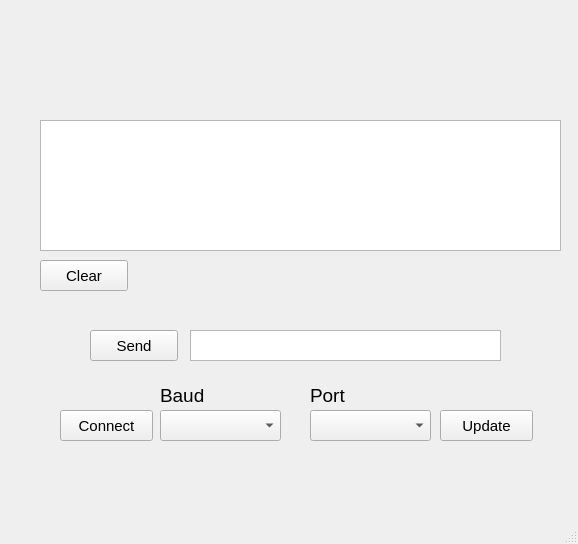
<?xml version="1.0" encoding="UTF-8"?>
<ui version="4.0">
 <class>MainWindow</class>
 <widget class="QMainWindow" name="MainWindow">
  <property name="geometry">
   <rect>
    <x>0</x>
    <y>0</y>
    <width>578</width>
    <height>544</height>
   </rect>
  </property>
  <property name="windowTitle">
   <string>MainWindow</string>
  </property>
  <widget class="QWidget" name="centralwidget">
   <widget class="QPushButton" name="send_Button">
    <property name="geometry">
     <rect>
      <x>90</x>
      <y>330</y>
      <width>88</width>
      <height>31</height>
     </rect>
    </property>
    <property name="font">
     <font>
      <pointsize>11</pointsize>
     </font>
    </property>
    <property name="text">
     <string>Send</string>
    </property>
   </widget>
   <widget class="QTextEdit" name="send_Text">
    <property name="geometry">
     <rect>
      <x>190</x>
      <y>330</y>
      <width>311</width>
      <height>31</height>
     </rect>
    </property>
    <property name="font">
     <font>
      <pointsize>11</pointsize>
     </font>
    </property>
   </widget>
   <widget class="QLabel" name="baud_text">
    <property name="geometry">
     <rect>
      <x>160</x>
      <y>380</y>
      <width>111</width>
      <height>31</height>
     </rect>
    </property>
    <property name="font">
     <font>
      <pointsize>14</pointsize>
     </font>
    </property>
    <property name="text">
     <string>Baud</string>
    </property>
   </widget>
   <widget class="QLabel" name="port_text">
    <property name="geometry">
     <rect>
      <x>310</x>
      <y>380</y>
      <width>111</width>
      <height>31</height>
     </rect>
    </property>
    <property name="font">
     <font>
      <pointsize>14</pointsize>
     </font>
    </property>
    <property name="text">
     <string>Port</string>
    </property>
   </widget>
   <widget class="QPushButton" name="clear_Button">
    <property name="geometry">
     <rect>
      <x>40</x>
      <y>260</y>
      <width>88</width>
      <height>31</height>
     </rect>
    </property>
    <property name="font">
     <font>
      <pointsize>11</pointsize>
     </font>
    </property>
    <property name="text">
     <string>Clear</string>
    </property>
   </widget>
   <widget class="QTextBrowser" name="textBrowser">
    <property name="geometry">
     <rect>
      <x>40</x>
      <y>120</y>
      <width>521</width>
      <height>131</height>
     </rect>
    </property>
    <property name="font">
     <font>
      <pointsize>20</pointsize>
      <weight>50</weight>
      <bold>false</bold>
     </font>
    </property>
   </widget>
   <widget class="QComboBox" name="port_List">
    <property name="geometry">
     <rect>
      <x>310</x>
      <y>410</y>
      <width>121</width>
      <height>31</height>
     </rect>
    </property>
    <property name="font">
     <font>
      <pointsize>12</pointsize>
     </font>
    </property>
   </widget>
   <widget class="QComboBox" name="baud_List">
    <property name="geometry">
     <rect>
      <x>160</x>
      <y>410</y>
      <width>121</width>
      <height>31</height>
     </rect>
    </property>
    <property name="font">
     <font>
      <pointsize>12</pointsize>
     </font>
    </property>
   </widget>
   <widget class="QPushButton" name="connect_Button">
    <property name="geometry">
     <rect>
      <x>60</x>
      <y>410</y>
      <width>93</width>
      <height>31</height>
     </rect>
    </property>
    <property name="font">
     <font>
      <pointsize>11</pointsize>
     </font>
    </property>
    <property name="styleSheet">
     <string notr="true">#connect_Button:checked{
background-color: rgb(0, 255, 127);
}</string>
    </property>
    <property name="text">
     <string>Connect</string>
    </property>
    <property name="checkable">
     <bool>true</bool>
    </property>
   </widget>
   <widget class="QPushButton" name="update_Button">
    <property name="geometry">
     <rect>
      <x>440</x>
      <y>410</y>
      <width>93</width>
      <height>31</height>
     </rect>
    </property>
    <property name="font">
     <font>
      <pointsize>11</pointsize>
     </font>
    </property>
    <property name="text">
     <string>Update</string>
    </property>
   </widget>
   <widget class="QLabel" name="label">
    <property name="geometry">
     <rect>
      <x>100</x>
      <y>10</y>
      <width>401</width>
      <height>91</height>
     </rect>
    </property>
    <property name="styleSheet">
     <string notr="true">image: url(:/myImage/logo.png)</string>
    </property>
    <property name="text">
     <string/>
    </property>
   </widget>
  </widget>
  <widget class="QMenuBar" name="menubar">
   <property name="geometry">
    <rect>
     <x>0</x>
     <y>0</y>
     <width>578</width>
     <height>26</height>
    </rect>
   </property>
  </widget>
  <widget class="QStatusBar" name="statusbar"/>
 </widget>
 <resources>
  <include location="image.qrc"/>
 </resources>
 <connections/>
</ui>
